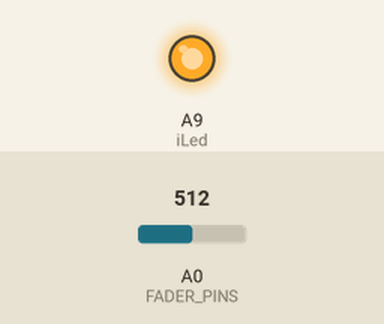
Bench run of a sketch on a simulated Teensy 3. On the bench: output pins drawn as LEDs (lit = HIGH). Inputs (shaded band) come from the test bench; at power-on: A0 (FADER_PINS) = 512.

Above: at 0.1 s.
At 37.1 s:
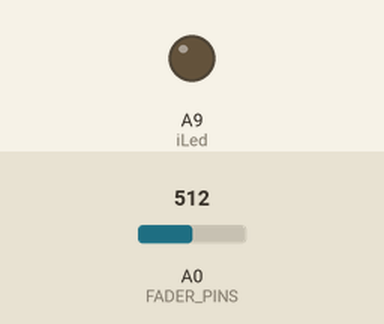
Timing chart, 0 to 40.0 s (numbered marks = the images above):
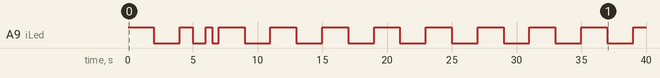

Measured:
- by itself, A9 (iLed): LOW → HIGH at 0.00 s, → LOW 2.0 s later, → HIGH 2.0 s later, → LOW 1.0 s later, … (23 changes in this stretch)

The sketch:

fader_mini_respomsive.ino
```cpp
/******************************
   FADER-8 V1
   for Teensy 3.2 (www.pjrc.com)
   joed@live.com
 ******************************/

/**************************************
   ** Upload Settings **
   Board: "Teensy 3.2"
   USB Type: "MIDI"
 **************************************/
// #include <ADC.h>
// include the ResponsiveAnalogRead library for analog smoothing
#include <ResponsiveAnalogRead.h> //lets go back to analog read

// customize program variables
const int channel = 1; // MIDI channel
const int A_PINS = 1; // number of Analog PINS
//const int ON_VELOCITY = 99; // note-one velocity sent from buttons (should be 65 to  127)
int iLed = 23;

// define the analog pins to use
const int FADER_PINS[A_PINS] = {A0};
// define the CCID number to send fader input to midi
const int CCID[A_PINS] = {7};
//The standard and most common ones are 1 mod, 2 breath, 7 volume, and 11 expression.

// create a data array and a old copy to tell when MIDI changes are required
byte data[A_PINS];
byte dataOld[A_PINS]; // when lag and new are not the same then update MIDI CC value

// initialize the ReponsiveAnalogRead objects
ResponsiveAnalogRead analog[]{
  {FADER_PINS[0],true},
};

// ************Setup*************
void setup() {}

// ************LOOP**************
void loop() {
  getAnalogData();
  while (usbMIDI.read()) {
     // controllers must call .read() to keep the queue clear even if they are not responding to MIDI
  }
}

void getAnalogData(){
  for (int i=0;i<A_PINS;i++){
    blinkLight(2000, 2000);
   // update the ResponsiveAnalogRead object every loop
    analog[i].update();
    // if the repsonse value has change, sebd to midi cc
    if(analog[i].hasChanged()) {
      blinkLight(1000, 1000);
      data[i] = analog[i].getValue()>>3;
      if (data[i] != dataOld[i]){
        blinkLight(500, 500);
        dataOld[i] = data[i];
        usbMIDI.sendControlChange(CCID[i], data[i], channel);
      }
    }
  }
}

void blinkLight(int wait1, int wait2) {
   analogWrite(iLed, 255);   // turn the LED on (using Pulse Width Modulation to change intesity) to signal when volts are being read (testing)
   delay(wait1);               // wait for a second
   analogWrite(iLed, 0);   // turn the LED off (using Pulse Width Modulation to change intesity)
   delay(wait2);               // wait for a second
}
```
